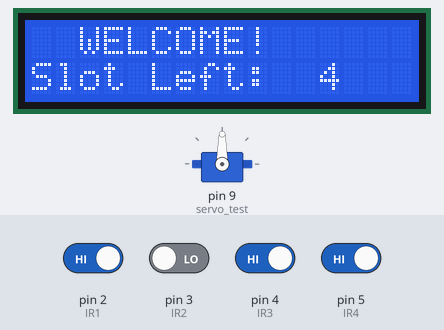
A sketch run on a simulated Arduino Uno, built with avr-gcc and run on an emulated ATmega328P. Parts: 16×2 character LCD, servo. The test bench sets the inputs (shaded band); at power-on: pin 2 (IR1), pin 4 (IR3), pin 5 (IR4) HIGH, pin 3 (IR2) LOW.

Above: at 1.2 s.
1.3 s: pin 2 (IR1) driven LOW
At 1.8 s:
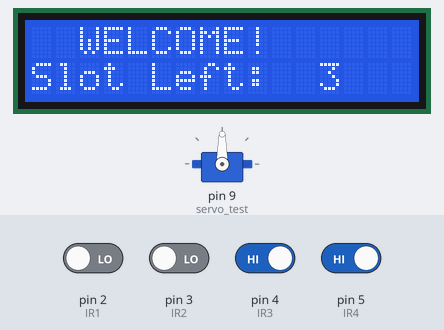
2.8 s: pin 3 (IR2) driven HIGH
At 3.5 s:
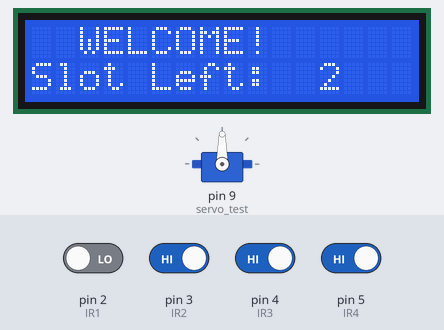
4.3 s: pin 4 (IR3) driven LOW
At 5.0 s:
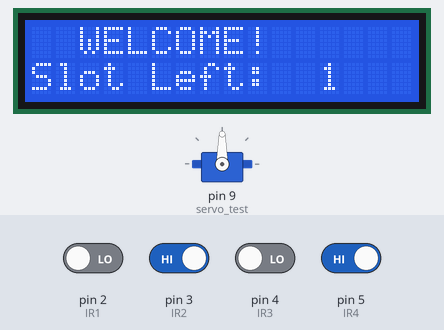
5.8 s: pin 5 (IR4) driven LOW
At 6.3 s:
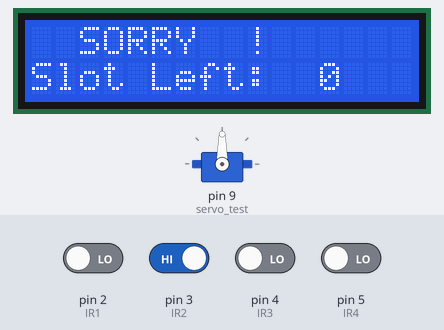
7.3 s: pin 2 (IR1) driven HIGH
At 8.6 s:
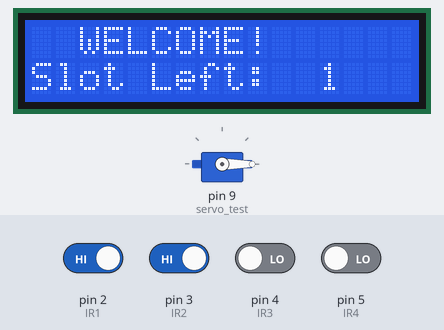
Timing chart, 0 to 9.8 s (numbered marks = the images above; inputs shaded):
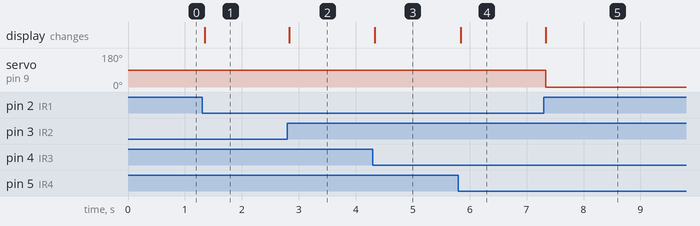

Measured:
- after the input at 1.3 s, the display: changes at once (image 1)
- after the input at 2.8 s, the display: changes at once (image 2)
- after the input at 4.3 s, the display: changes at once (image 3)
- after the input at 5.8 s, the display: changes at once (image 4)
- after the input at 7.3 s, servo on pin 9 (servo_test): 90° → 0° at once; the display: changes at once (image 5)

The sketch:

make_me.ino
```cpp
 // TECHATRONIC.COM
 // I2C LIBRARY
 //https://github.com/fdebrabander/Arduino-LiquidCrystal-I2C-library
 #include <Wire.h>
 #include <LiquidCrystal_I2C.h>
 #include <Servo.h>
 Servo servo_test;
 LiquidCrystal_I2C lcd(0x27,16,2);
 int IR1 = 2; // IR Sensor 1
 int IR2 = 3; // IR Sensor 2
 int IR3 = 4;
 int IR4 = 5;
 int Slot = 4;      //Enter Total number of parking Slots
 int flag1 = 0;
 int flag2 = 0;
 int flag3 = 0;
 int flag4 = 0;
 int angle = 0;
 int servovalue = 0;
 void setup()  {
   lcd.init();
   lcd.backlight();
   pinMode(IR1, INPUT);
   pinMode(IR2, INPUT);
   pinMode(IR3, INPUT);
   pinMode(IR4, INPUT);
   servo_test.attach(9);

 }
 void loop(){
   if(digitalRead(IR1) == LOW && flag1 < 1){
    Slot = Slot-1;
    flag1 = 1;

   }
   else if(digitalRead(IR1)== HIGH  && flag1 >= 1){
    Slot = Slot+1;
    flag1 = 0;
   }
   if(digitalRead(IR2) == HIGH && flag2 < 1){
    Slot = Slot-1;
    flag2 = 1;
   }
   else if(digitalRead(IR2) == LOW && flag2 >=1){
    Slot = Slot+1;
    flag2 = 0;
   }
   if(digitalRead(IR3) == LOW && flag3 < 1){
    Slot = Slot-1;
    flag3 = 1;

   }
   else if(digitalRead(IR3)== HIGH  && flag3 >= 1){
    Slot = Slot+1;
    flag3 = 0;
   }
   if(digitalRead(IR4) == LOW && flag4 < 1){
    Slot = Slot-1;
    flag4 = 1;

   }
   else if(digitalRead(IR4)== HIGH  && flag4 >= 1){
    Slot = Slot+1;
    flag4 = 0;
   }

   if(Slot == 0){
     lcd.setCursor (0,0);
     lcd.print("  SORRY  ");

     lcd.setCursor (0,1);
     lcd.print("Slot Left");
      lcd.setCursor(12,1);
      lcd.print(Slot);
      openServo();
      servovalue = 1;
   }
   else{
    lcd.setCursor (0,0);
    lcd.print("  WELCOME!   ");
    lcd.setCursor (0,1);
    lcd.print("Slot Left: ");
    lcd.setCursor(12,1);
    lcd.print(Slot);
    if(servovalue == 1){

      closeServo();
      servovalue = 0;
    }


   }

 }
 void openServo(){

      servo_test.write(90);


 }
 void closeServo(){
    servo_test.write(0);


 }
```
